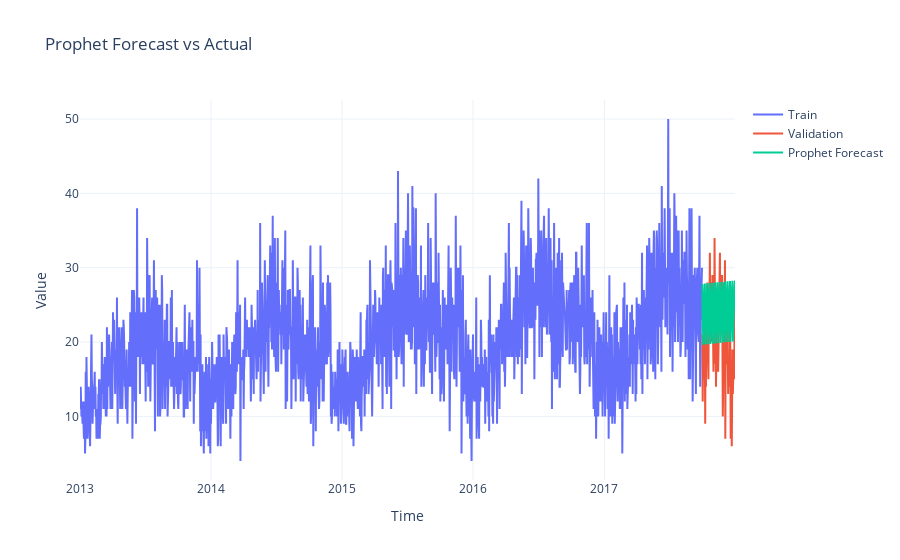

Notebook code cell kept with this figure:
### Code cell
train_ts = TimeSeries.from_dataframe(train_prophet, time_col='ds', value_cols='y')
val_ts = TimeSeries.from_dataframe(val_prophet, time_col='ds', value_cols='y')
forecast_ts = TimeSeries.from_dataframe(forecast, time_col='ds', value_cols='yhat')

plot_forecasts(
    train=train_ts,
    val=val_ts,
    preds={'Prophet Forecast': forecast_ts},
    title="Prophet Forecast vs Actual"
)
